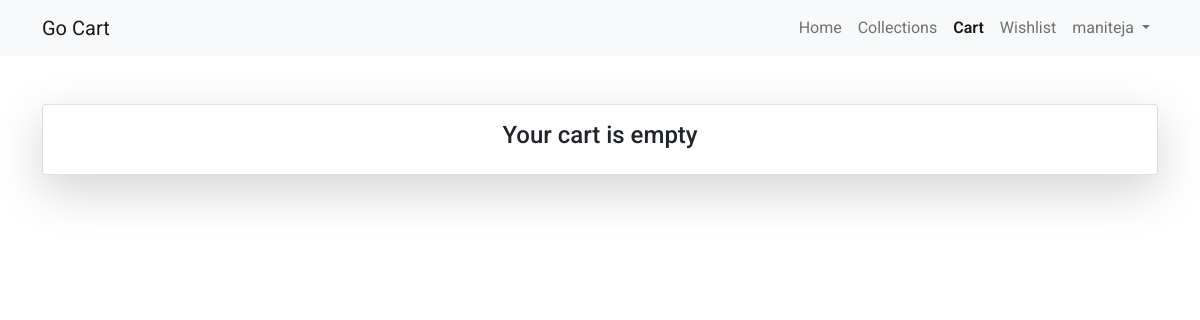
Before: /cart (signed in) with the older database file.
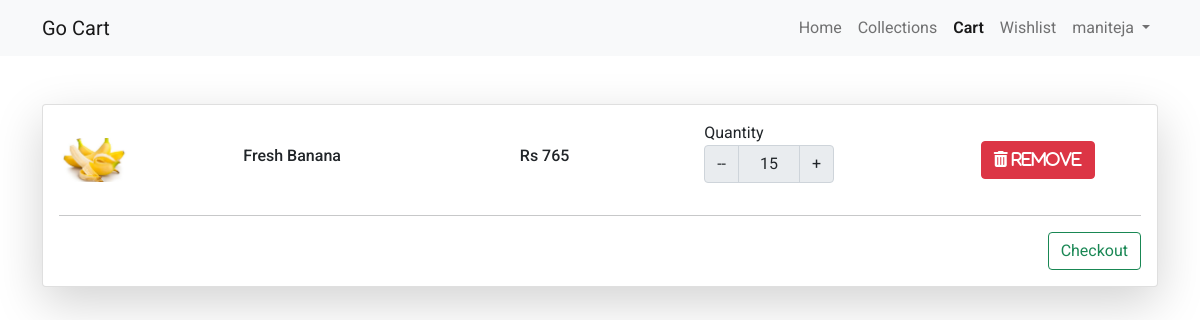
After: the same page with the newer database file.
### store/models.py (models this page shows, shortened)
class Cart(models.Model):
    user=models.ForeignKey(User, on_delete=models.CASCADE)
    product=models.ForeignKey(Products, on_delete=models.CASCADE)
    product_qty=models.IntegerField(null=False,blank=False)
    created_at=models.DateTimeField(auto_now_add=True)

class Products(models.Model):
    category=models.ForeignKey(Categories, on_delete=models.CASCADE)
    slug=models.CharField(max_length=150,null=False,blank=False)
    name=models.CharField(max_length=150,null=False,blank=False)
    product_image=models.ImageField(upload_to=get_file_path,blank=True,null=True)
    small_description=models.TextField(max_length=1000,null=False,blank=False)
    quantity=models.IntegerField(null=False,blank=False)
    description=models.TextField(null=True,blank=True)
    selling_price=models.FloatField(null=False,blank=False)
    status=models.BooleanField(default=False,help_text="0=default, 1=Hidden")
    trending=models.BooleanField(default=False,help_text="0=default, 1=Trending")
    tag=models.CharField(max_length=150,null=True,blank=True)
    created_at=models.DateTimeField(auto_now_add=True)

### store/controller/cart.py (the view)
# urls.py: path('cart',cart.viewcart,name='viewcart'),
def viewcart(request):
    if request.user.is_authenticated:
        cart=Cart.objects.filter(user=request.user)
        context={
            'cart':cart,
        }
        return render(request,"store/cart.html",context)
    else:
        messages.error(request,"Please login to view your cart")
        return HttpResponseRedirect(reverse('loginpage'))

### store/templates/store/cart.html (shortened to what this page needs)
{% extends 'store/layouts/main.html' %}
{% block content %}
<div class="py-5">
    <div class="container">
        <div class="row">
            <div class="col-12">
                <div class="card shadow-lg">
                    <div class="card-body" id="cartdata">
                        {% if cart %}
                        {% for item in cart %}
                        <div class="row product_data">
                            <div class="col-0 col-md-2 my-auto">
                                <img src="{{item.product.product_image.url}}" class="mh-100" width="70px" alt="">
                            </div>
                            <div class="col-6 col-md-3 my-auto">
                                <h6>{{item.product.name}}</h6>
                            </div>
                            <div class="col-6 col-md-2 my-auto">
                                <h6>Rs {{item.product.selling_price| stringformat:'d'}}</h6>
                            </div>
                            <div class="col-6 col-md-3 my-auto">
                                {% if item.product.quantity >= item.product_qty %}
                                    <label for="Quantity">Quantity</label>
                                    <div class="input-group text-center mb-3" style="width: 130px;">
                                        <button class="input-group-text changeQuantity decrement-btn">--</button>
                                        <input type="text" name="quantity"  class="form-control qty-input text-center" disabled value="{{item.product_qty}}">
                                        <button class="input-group-text changeQuantity increment-btn">+</button>
                                    </div>
                                {% else %}
                                <h6>Out of stock</h6>
                                {% endif %}
                            </div>
                            <div class="col-6 col-md-2 my-auto">
                                <button class="btn btn-danger delete-cart-item"><i class="fa fa-trash"> Remove</i></button>
                            </div>
                        </div>
                        <hr>
                        {% endfor %}
                        <a href="{% url 'checkout' %}" class="btn btn-outline-success float-end">Checkout</a>
                        {% else %}
                        <h4 class="text-center">Your cart is empty</h4>
                        {% endif %}
            </div>
        </div>
    </div>
</div>
{% endblock content %}

Changed rows visible on the page:
added Cart: product.product_image (picture), product.name "Fresh Banana", product.selling_price "765", quantity "15"
Other visible differences:
text no longer shown: "Your cart is empty"
text now shown: "Checkout"
